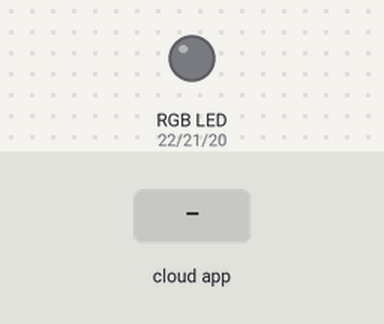
Simulated run of this program. Board: ESP32. Parts: an RGB LED mixed from three pins (HIGH = lit). Inputs (shaded band) come from the test bench. WiFi joins after 1.5 s; servers stay silent unless stated; what the program prints to the serial monitor is not drawn.

Above: at 2.7 s.
2.8 s: the phone or cloud app sets YOUR-DEVICEID to 1
At 3.5 s:
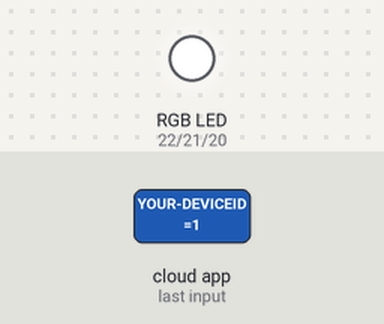
4.3 s: the phone or cloud app sets YOUR-DEVICEID to 0
At 4.7 s:
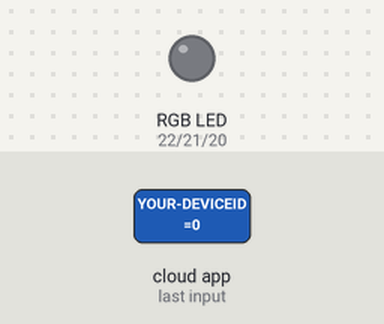
Timing chart, 0 to 7.3 s (numbered marks = the images above; inputs shaded):
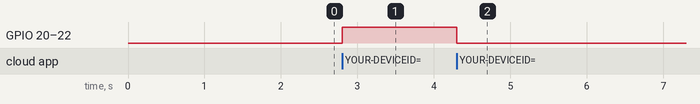

Measured:
- after the input at 2.8 s, GPIO 20 (blue_pin), GPIO 21 (green_pin), GPIO 22 (red_pin): LOW → HIGH at once
- after the input at 4.3 s, GPIO 20 (blue_pin), GPIO 21 (green_pin), GPIO 22 (red_pin): HIGH → LOW at once

The program:

main.cpp
```cpp
// RGB LED STRIP DRIVER FIRMWARE.

// Libraries.
#include <Arduino.h>
#include <WiFi.h>
#include <SinricPro.h>
#include <SinricProLight.h>
#include <map>

// Global constants.
const char wifi_ssid[]  = "YOUR-WIFI-SSID";
const char wifi_pass[]  = "YOUR-WIFI-PASS";
const char app_key[]    = "YOUR-APPKEY";
const char app_secret[] = "YOUR-APPSECRET";
const char light_id[]   = "YOUR-DEVICEID";
const int baud_rate     = 115200;           // Baudrate to serial log
const int blue_pin      = 20;               // PIN for BLUE Mosfet
const int red_pin       = 22;               // PIN for RED Mosfet
const int green_pin     = 21;               // PIN for GREEN Mosfet
SinricProLight& myLight = SinricPro[light_id];  // SinricProLight device.

// Global variables.
struct Color {
    uint8_t r;
    uint8_t g;
    uint8_t b;
};

using ColorTemperatures = std::map<uint16_t, Color>; // Colortemperature lookup table.
ColorTemperatures colorTemperatures{
    //   {Temperature value, {color r, g, b}}
    {2000, {255, 138, 18}},
    {2200, {255, 147, 44}},
    {2700, {255, 169, 87}},
    {3000, {255, 180, 107}},
    {4000, {255, 209, 163}},
    {5000, {255, 228, 206}},
    {5500, {255, 236, 224}},
    {6000, {255, 243, 239}},
    {6500, {255, 249, 253}},
    {7000, {245, 243, 255}},
    {7500, {235, 238, 255}},
    {9000, {214, 225, 255}}};

struct DeviceState {                                   // Stores current device state with following initial values:
    bool  powerState       = false;                    // initial state is off
    Color color            = colorTemperatures[9000];  // color is set to white (9000k)
    int   colorTemperature = 9000;                     // color temperature is set to 9000k
    int   brightness       = 100;                      // brightness is set to 100
} device_state;


// Functions.
void setStripe() {
    int rValue = map(device_state.color.r * device_state.brightness, 0, 255 * 100, 0, 1023);  // Calculate red value and map between 0 and 1023 for analogWrite.
    int gValue = map(device_state.color.g * device_state.brightness, 0, 255 * 100, 0, 1023);  // Calculate green value and map between 0 and 1023 for analogWrite.
    int bValue = map(device_state.color.b * device_state.brightness, 0, 255 * 100, 0, 1023);  // Calculate blue value and map between 0 and 1023 for analogWrite.

    if (device_state.powerState == false) {  // Turn off?.
        digitalWrite(red_pin, LOW);          // Set.
        digitalWrite(green_pin, LOW);        // Mosfets.
        digitalWrite(blue_pin, LOW);         // Low.
    }
    else {
        analogWrite(red_pin, rValue);       // Write red value to pin.
        analogWrite(green_pin, gValue);     // Write green value to pin.
        analogWrite(blue_pin, bValue);      // Write blue value to pin.
    }
}

bool onPowerState(const String& deviceId, bool& state) {
    device_state.powerState = state;  // Store the new power state.
    setStripe();                      // Update the mosfets.
    return true;
}

bool onBrightness(const String& deviceId, int& brightness) {
    device_state.brightness = brightness;  // Store new brightness level.
    setStripe();                           // Spdate the mosfets.
    return true;
}

bool onAdjustBrightness(const String& deviceId, int& brightnessDelta) {
    device_state.brightness += brightnessDelta;  // Calculate and store new absolute brightness.
    brightnessDelta = device_state.brightness;   // Return absolute brightness.
    setStripe();                                 // Update the mosfets.
    return true;
}

bool onColor(const String& deviceId, byte& r, byte& g, byte& b) {
    device_state.color.r = r;  // Store new red value.
    device_state.color.g = g;  // Store new green value.
    device_state.color.b = b;  // Store new blue value.
    setStripe();               // Update the mosfets.
    return true;
}

bool onColorTemperature(const String& deviceId, int& colorTemperature) {
    device_state.color            = colorTemperatures[colorTemperature];  // Set rgb values from corresponding colortemperauture.
    device_state.colorTemperature = colorTemperature;                     // Store the current color temperature.
    setStripe();                                                          // Update the mosfets.
    return true;
}

bool onIncreaseColorTemperature(const String& devceId, int& colorTemperature) {
    auto current = colorTemperatures.find(device_state.colorTemperature);  // Get current entry from colorTemperature map.
    auto next    = std::next(current);                                     // Get next element.
    if (next == colorTemperatures.end()) next = current;                   // Prevent past last element.
    device_state.color            = next->second;                          // Set color.
    device_state.colorTemperature = next->first;                           // Set colorTemperature.
    colorTemperature              = device_state.colorTemperature;         // Return new colorTemperature.
    setStripe();
    return true;
}

bool onDecreaseColorTemperature(const String& devceId, int& colorTemperature) {
    auto current = colorTemperatures.find(device_state.colorTemperature);  // Get current entry from colorTemperature map.
    auto next    = std::prev(current);                                     // Get previous element.
    if (next == colorTemperatures.end()) next = current;                   // Prevent before first element.
    device_state.color            = next->second;                          // Set color.
    device_state.colorTemperature = next->first;                           // Set colorTemperature.
    colorTemperature              = device_state.colorTemperature;         // Return new colorTemperature.
    setStripe();
    return true;
}

void setupWiFi() {
    Serial.printf("WiFi: connecting ...");
    WiFi.setSleep(false);
    WiFi.setAutoReconnect(true);
    WiFi.begin(wifi_ssid,wifi_pass);
    while (WiFi.status() != WL_CONNECTED) {
        Serial.printf(".");
        delay(250);
    }
    Serial.printf("connected\r\nIP is %s\r\n", WiFi.localIP().toString().c_str());
}

void setupSinricPro() {
    myLight.onPowerState(onPowerState);                              // Assign onPowerState callback.
    myLight.onBrightness(onBrightness);                              // Assign onBrightness callback.
    myLight.onAdjustBrightness(onAdjustBrightness);                  // Assign onAdjustBrightness callback.
    myLight.onColor(onColor);                                        // Assign onColor callback.
    myLight.onColorTemperature(onColorTemperature);                  // Assign onColorTemperature callback.
    myLight.onDecreaseColorTemperature(onDecreaseColorTemperature);  // Assign onDecreaseColorTemperature callback.
    myLight.onIncreaseColorTemperature(onIncreaseColorTemperature);  // Assign onIncreaseColorTemperature callback.

    SinricPro.begin(app_key,app_secret);  // start SinricPro
}


// Configuration.
void setup() {

    // UART configuration.
    Serial.begin(baud_rate);
    Serial.println("Serial communication started ...");

    // Pin configuration.
    pinMode(red_pin,OUTPUT);    // Set red-mosfet pin as output.
    pinMode(green_pin,OUTPUT);  // Set green-mosfet pin as output.
    pinMode(blue_pin,OUTPUT);   // Set blue-mosfet pin as output.

    // Wi-Fi connection.
    setupWiFi();

    // Sinric Pro configuration.
    setupSinricPro();
}

// Loop.
void loop() {
    SinricPro.handle();
}
```
